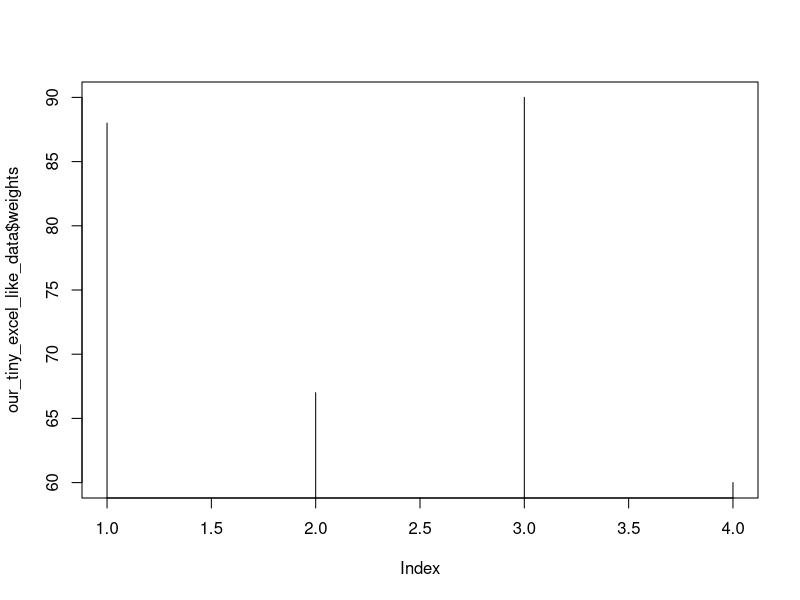
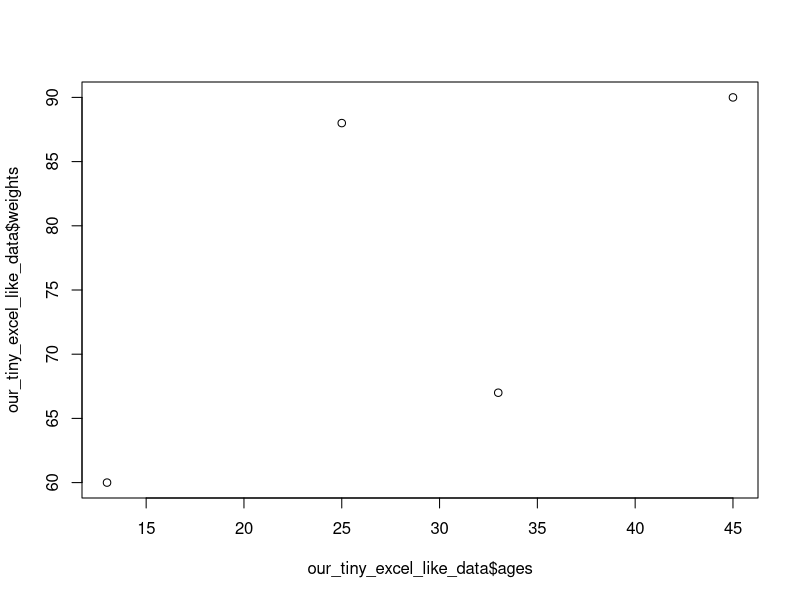

Recreate these plots in R, in order. (Note: this script raises an error after producing the figures.)
## ---- chunk 1
knitr::opts_chunk$set(echo = TRUE)
## ---- chunk 2
ages = c(25,33,45,13)
weights = c(88,67,90,60)
## ---- chunk 3
class(ages)
## ---- chunk 4
data.frame(ages,weights)
## ---- chunk 5
our_tiny_excel_like_data = data.frame(ages,weights)
## ---- chunk 6
class(our_tiny_excel_like_data)
## ---- chunk 7
our_tiny_excel_like_data$weights > 70
## ---- chunk 8
our_tiny_excel_like_data[our_tiny_excel_like_data['ages'] > 30]
## ---- chunk 9
subset(our_tiny_excel_like_data, ages< 30)
## ---- chunk 10
sum(our_tiny_excel_like_data$ages)
## ---- chunk 11
mean(our_tiny_excel_like_data$ages)
## ---- chunk 12
sd(our_tiny_excel_like_data$ages)
## ---- chunk 13
plot(our_tiny_excel_like_data$weights,type = "h")
## ---- chunk 14
plot(our_tiny_excel_like_data$ages, our_tiny_excel_like_data$weights)
## ---- chunk 15
write.csv(our_tiny_excel_like_data,"output/our_tiny_excel_like_data.csv")
## ---- chunk 16
# library(xlsx)
